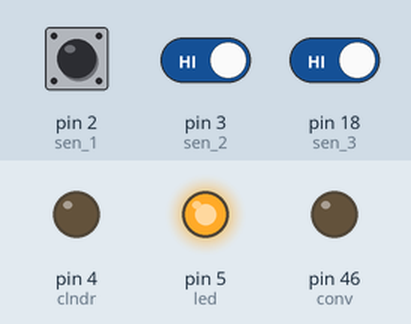
Simulated run of this sketch. Board: Arduino Mega 2560, built with avr-gcc and run on an emulated ATmega2560. Shown: output pins drawn as LEDs (lit = HIGH). The inputs (shaded band) are chosen by the test bench; at power-on: pin 3 (sen_2) HIGH, pin 18 (sen_3) HIGH, pin 2 (sen_1) HIGH.

Above: at 12.8 s.
12.9 s: pin 3 (sen_2) driven LOW and pin 18 (sen_3) driven LOW
At 14.8 s:
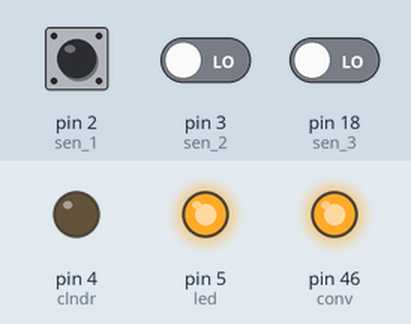
19.6 s: pin 18 (sen_3) driven HIGH
At 20.2 s:
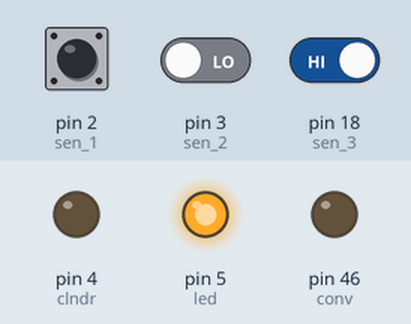
27.1 s: pin 3 (sen_2) driven HIGH
At 28.7 s:
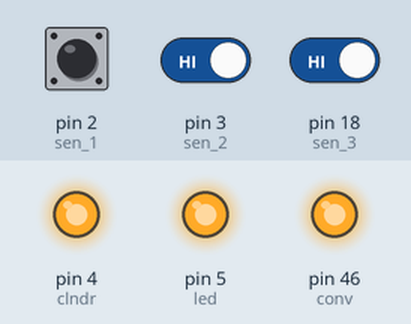
35.1 s: pin 3 (sen_2) driven LOW
At 38.7 s:
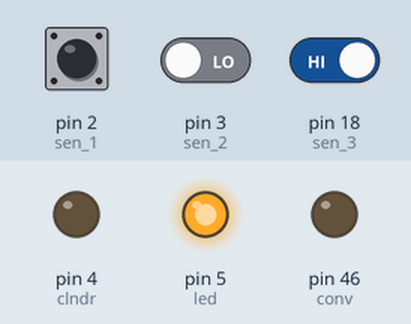
41.8 s: pin 18 (sen_3) driven LOW
At 44.5 s:
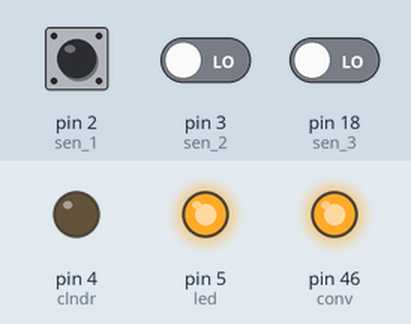
Timing chart, 0 to 46.0 s (numbered marks = the images above; inputs shaded):
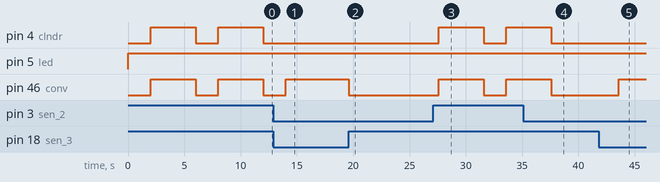

Measured:
- after the input at 12.9 s, pin 4 (clndr): stays LOW (without the input it goes to HIGH after 1.1 s); pin 46 (conv): goes on until 14.0 s, then stays HIGH
- after the input at 19.6 s, pin 46 (conv): HIGH → LOW at once
- after the input at 27.1 s, pin 4 (clndr), pin 46 (conv): LOW → HIGH after 0.50 s, → LOW 4.0 s later, → HIGH 2.0 s later
- after the input at 35.1 s, pin 4 (clndr), pin 46 (conv): goes on until 37.6 s, then stays LOW
- after the input at 41.8 s, pin 46 (conv): LOW → HIGH after 1.8 s
- by itself, pin 4 (clndr), pin 46 (conv): alternates HIGH for 4.0 s and LOW for 2.0 s

The sketch:

sketch_nov05a.ino
```cpp
#define conv 46
#define led 5
#define clndr 4
#define sen_1 2
#define sen_2 3
#define sen_3 18
int x = 1;
void setup() {
  pinMode(conv, OUTPUT);
  pinMode(led, OUTPUT);
  pinMode(clndr, OUTPUT);
  pinMode(sen_1, INPUT_PULLUP);
  pinMode(sen_2, INPUT_PULLUP);
  pinMode(sen_3, INPUT_PULLUP);


}

void loop() {


  if (x == 1) {
    digitalWrite(conv, LOW);
    digitalWrite(led, LOW);
    digitalWrite(clndr, LOW);
    x = 2;
  }
  if (x == 2) {
    if (digitalRead(sen_1) == HIGH) {
      x = 3;
    }
  }

  if (x == 3 ) {
    digitalWrite(led, HIGH);
    delay(2000);
    digitalWrite(conv, HIGH);
    x = 4;

  }
  if (x == 4) {
    if (digitalRead(sen_2) == HIGH) {
      x = 5;
    }

  }
  if (x == 5 ) {
    digitalWrite(clndr, HIGH);
    delay(4000);
    digitalWrite(clndr, LOW);
    x = 1;
  }

  if (digitalRead(sen_3) == HIGH) {
    digitalWrite(conv, LOW);
    digitalWrite(led, LOW);
    x = 1;
  } else {
    x = 4;
  }


}
```
